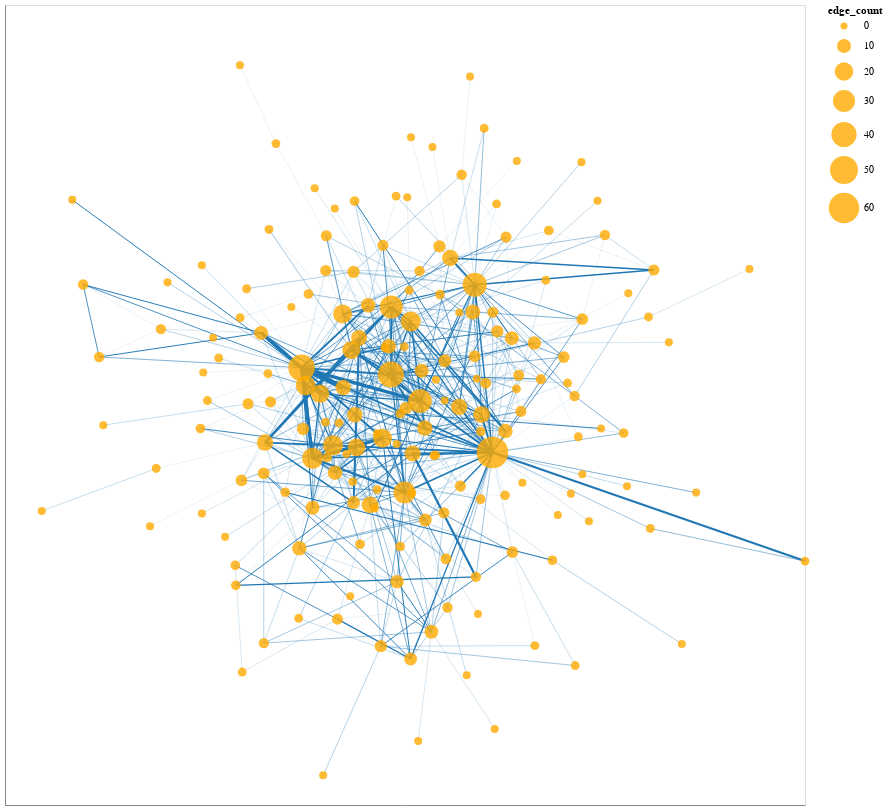

The notebook cell this image was saved under:
### Code cell
# limit the titles to "major" titles -> titles with more than 5 studios?
df_weight = create_edge_df(df_studios_clean, "title_romaji", "studio_name", 2)
df_weight_top = df_weight[df_weight["weight"]>5]
g = create_graph(df_weight_top)
interactive_network_viz(g, ["name", "edge_count", "top_3_associations"])

### Figure 1 — Vega-Lite specification as saved in the notebook (floating-point values rounded to 4 significant figures; data arrays with more than 128 entries replaced by an {"elided": "..."} marker saying what was removed)
{"config": {"view": {"continuousWidth": 400, "continuousHeight": 300}}, "layer": [{"data": {"name": "data-344c1180d67b1224b798fbdf720e0234"}, "mark": {"type": "line", "color": "#1f77b4"}, "encoding": {"detail": {"field": "edge", "type": "quantitative"}, "strokeWidth": {"field": "weight", "legend": null, "scale": {"range": [0.1, 5]}, "type": "quantitative"}, "x": {"axis": {"grid": false, "labels": false, "ticks": false, "title": ""}, "field": "x", "type": "quantitative"}, "y": {"axis": {"grid": false, "labels": false, "ticks": false, "title": ""}, "field": "y", "type": "quantitative"}}}, {"data": {"name": "data-608be275849a5eeb2316afe7c98b0ffb"}, "mark": {"type": "circle", "color": "#FFAA00", "opacity": 0.8}, "encoding": {"size": {"field": "edge_count", "scale": {"range": [50, 1000]}, "type": "quantitative"}, "tooltip": [{"field": "name", "type": "nominal"}, {"field": "edge_count", "type": "quantitative"}, {"field": "top_3_associations", "type": "nominal"}], "x": {"axis": {"grid": false, "labels": false, "ticks": false}, "field": "x", "type": "quantitative"}, "y": {"axis": {"grid": false, "labels": false, "ticks": false}, "field": "y", "type": "quantitative"}}}], "height": 800, "width": 800, "$schema": "https://vega.github.io/schema/vega-lite/v4.17.0.json", "datasets": {"data-344c1180d67b1224b798fbdf720e0234": {"elided": "1156 records"}, "data-608be275849a5eeb2316afe7c98b0ffb": {"elided": "177 records"}}}
